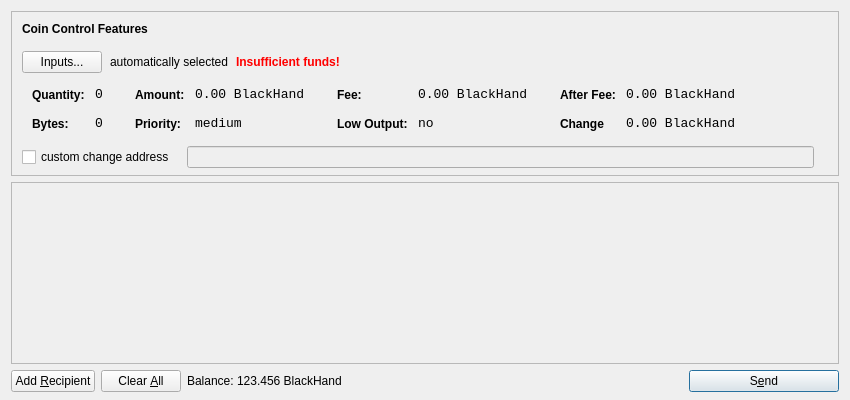
<?xml version="1.0" encoding="UTF-8"?>
<ui version="4.0">
 <class>SendCoinsDialog</class>
 <widget class="QDialog" name="SendCoinsDialog">
  <property name="geometry">
   <rect>
    <x>0</x>
    <y>0</y>
    <width>850</width>
    <height>400</height>
   </rect>
  </property>
  <property name="windowTitle">
   <string>Send Coins</string>
  </property>
  <layout class="QVBoxLayout" name="verticalLayout" stretch="0,1,0">
   <property name="bottomMargin">
    <number>8</number>
   </property>
   <item>
    <widget class="QFrame" name="frameCoinControl">
     <property name="sizePolicy">
      <sizepolicy hsizetype="Expanding" vsizetype="Expanding">
       <horstretch>0</horstretch>
       <verstretch>0</verstretch>
      </sizepolicy>
     </property>
     <property name="maximumSize">
      <size>
       <width>16777215</width>
       <height>16777215</height>
      </size>
     </property>
     <property name="frameShape">
      <enum>QFrame::StyledPanel</enum>
     </property>
     <property name="frameShadow">
      <enum>QFrame::Sunken</enum>
     </property>
     <layout class="QVBoxLayout" name="verticalLayoutCoinControl2">
      <property name="spacing">
       <number>-1</number>
      </property>
      <property name="leftMargin">
       <number>0</number>
      </property>
      <property name="topMargin">
       <number>0</number>
      </property>
      <property name="rightMargin">
       <number>0</number>
      </property>
      <property name="bottomMargin">
       <number>6</number>
      </property>
      <item>
       <layout class="QVBoxLayout" name="verticalLayoutCoinControl" stretch="0,0,0,0,1">
        <property name="spacing">
         <number>0</number>
        </property>
        <property name="leftMargin">
         <number>10</number>
        </property>
        <property name="topMargin">
         <number>10</number>
        </property>
        <item>
         <layout class="QHBoxLayout" name="horizontalLayoutCoinControl1">
          <property name="bottomMargin">
           <number>15</number>
          </property>
          <item>
           <widget class="QLabel" name="labelCoinControlFeatures">
            <property name="sizePolicy">
             <sizepolicy hsizetype="Preferred" vsizetype="Maximum">
              <horstretch>0</horstretch>
              <verstretch>0</verstretch>
             </sizepolicy>
            </property>
            <property name="font">
             <font>
              <weight>75</weight>
              <bold>true</bold>
             </font>
            </property>
            <property name="styleSheet">
             <string notr="true">font-weight:bold;</string>
            </property>
            <property name="text">
             <string>Coin Control Features</string>
            </property>
           </widget>
          </item>
         </layout>
        </item>
        <item>
         <layout class="QHBoxLayout" name="horizontalLayoutCoinControl2" stretch="0,0,0,0">
          <property name="spacing">
           <number>8</number>
          </property>
          <property name="bottomMargin">
           <number>10</number>
          </property>
          <item>
           <widget class="QPushButton" name="pushButtonCoinControl">
            <property name="styleSheet">
             <string notr="true"/>
            </property>
            <property name="text">
             <string>Inputs...</string>
            </property>
           </widget>
          </item>
          <item>
           <widget class="QLabel" name="labelCoinControlAutomaticallySelected">
            <property name="text">
             <string>automatically selected</string>
            </property>
            <property name="margin">
             <number>5</number>
            </property>
           </widget>
          </item>
          <item>
           <widget class="QLabel" name="labelCoinControlInsuffFunds">
            <property name="font">
             <font>
              <weight>75</weight>
              <bold>true</bold>
             </font>
            </property>
            <property name="styleSheet">
             <string notr="true">color:red;font-weight:bold;</string>
            </property>
            <property name="text">
             <string>Insufficient funds!</string>
            </property>
            <property name="margin">
             <number>5</number>
            </property>
           </widget>
          </item>
          <item>
           <spacer name="horizontalSpacerCoinControl">
            <property name="orientation">
             <enum>Qt::Horizontal</enum>
            </property>
            <property name="sizeHint" stdset="0">
             <size>
              <width>40</width>
              <height>1</height>
             </size>
            </property>
           </spacer>
          </item>
         </layout>
        </item>
        <item>
         <widget class="QWidget" name="widgetCoinControl" native="true">
          <property name="sizePolicy">
           <sizepolicy hsizetype="Preferred" vsizetype="Preferred">
            <horstretch>0</horstretch>
            <verstretch>0</verstretch>
           </sizepolicy>
          </property>
          <property name="minimumSize">
           <size>
            <width>0</width>
            <height>0</height>
           </size>
          </property>
          <property name="styleSheet">
           <string notr="true"/>
          </property>
          <layout class="QHBoxLayout" name="horizontalLayoutCoinControl5">
           <property name="margin">
            <number>0</number>
           </property>
           <item>
            <layout class="QHBoxLayout" name="horizontalLayoutCoinControl3" stretch="0,0,0,1">
             <property name="spacing">
              <number>20</number>
             </property>
             <property name="topMargin">
              <number>0</number>
             </property>
             <property name="bottomMargin">
              <number>10</number>
             </property>
             <item>
              <layout class="QFormLayout" name="formLayoutCoinControl1">
               <property name="horizontalSpacing">
                <number>10</number>
               </property>
               <property name="verticalSpacing">
                <number>14</number>
               </property>
               <property name="leftMargin">
                <number>10</number>
               </property>
               <property name="topMargin">
                <number>4</number>
               </property>
               <property name="rightMargin">
                <number>6</number>
               </property>
               <item row="0" column="0">
                <widget class="QLabel" name="labelCoinControlQuantityText">
                 <property name="styleSheet">
                  <string notr="true">font-weight:bold;</string>
                 </property>
                 <property name="text">
                  <string>Quantity:</string>
                 </property>
                 <property name="margin">
                  <number>0</number>
                 </property>
                </widget>
               </item>
               <item row="0" column="1">
                <widget class="QLabel" name="labelCoinControlQuantity">
                 <property name="font">
                  <font>
                   <family>Monospace</family>
                   <pointsize>10</pointsize>
                  </font>
                 </property>
                 <property name="cursor">
                  <cursorShape>IBeamCursor</cursorShape>
                 </property>
                 <property name="contextMenuPolicy">
                  <enum>Qt::ActionsContextMenu</enum>
                 </property>
                 <property name="text">
                  <string>0</string>
                 </property>
                 <property name="margin">
                  <number>0</number>
                 </property>
                 <property name="textInteractionFlags">
                  <set>Qt::LinksAccessibleByMouse|Qt::TextSelectableByKeyboard|Qt::TextSelectableByMouse</set>
                 </property>
                </widget>
               </item>
               <item row="1" column="0">
                <widget class="QLabel" name="labelCoinControlBytesText">
                 <property name="styleSheet">
                  <string notr="true">font-weight:bold;</string>
                 </property>
                 <property name="text">
                  <string>Bytes:</string>
                 </property>
                </widget>
               </item>
               <item row="1" column="1">
                <widget class="QLabel" name="labelCoinControlBytes">
                 <property name="font">
                  <font>
                   <family>Monospace</family>
                   <pointsize>10</pointsize>
                  </font>
                 </property>
                 <property name="cursor">
                  <cursorShape>IBeamCursor</cursorShape>
                 </property>
                 <property name="contextMenuPolicy">
                  <enum>Qt::ActionsContextMenu</enum>
                 </property>
                 <property name="text">
                  <string>0</string>
                 </property>
                 <property name="textInteractionFlags">
                  <set>Qt::LinksAccessibleByMouse|Qt::TextSelectableByKeyboard|Qt::TextSelectableByMouse</set>
                 </property>
                </widget>
               </item>
              </layout>
             </item>
             <item>
              <layout class="QFormLayout" name="formLayoutCoinControl2">
               <property name="horizontalSpacing">
                <number>10</number>
               </property>
               <property name="verticalSpacing">
                <number>14</number>
               </property>
               <property name="leftMargin">
                <number>6</number>
               </property>
               <property name="topMargin">
                <number>4</number>
               </property>
               <property name="rightMargin">
                <number>6</number>
               </property>
               <item row="0" column="0">
                <widget class="QLabel" name="labelCoinControlAmountText">
                 <property name="styleSheet">
                  <string notr="true">font-weight:bold;</string>
                 </property>
                 <property name="text">
                  <string>Amount:</string>
                 </property>
                 <property name="margin">
                  <number>0</number>
                 </property>
                </widget>
               </item>
               <item row="0" column="1">
                <widget class="QLabel" name="labelCoinControlAmount">
                 <property name="font">
                  <font>
                   <family>Monospace</family>
                   <pointsize>10</pointsize>
                  </font>
                 </property>
                 <property name="cursor">
                  <cursorShape>IBeamCursor</cursorShape>
                 </property>
                 <property name="contextMenuPolicy">
                  <enum>Qt::ActionsContextMenu</enum>
                 </property>
                 <property name="text">
                  <string>0.00 BlackHand</string>
                 </property>
                 <property name="textInteractionFlags">
                  <set>Qt::LinksAccessibleByMouse|Qt::TextSelectableByKeyboard|Qt::TextSelectableByMouse</set>
                 </property>
                </widget>
               </item>
               <item row="1" column="0">
                <widget class="QLabel" name="labelCoinControlPriorityText">
                 <property name="styleSheet">
                  <string notr="true">font-weight:bold;</string>
                 </property>
                 <property name="text">
                  <string>Priority:</string>
                 </property>
                </widget>
               </item>
               <item row="1" column="1">
                <widget class="QLabel" name="labelCoinControlPriority">
                 <property name="font">
                  <font>
                   <family>Monospace</family>
                   <pointsize>10</pointsize>
                  </font>
                 </property>
                 <property name="cursor">
                  <cursorShape>IBeamCursor</cursorShape>
                 </property>
                 <property name="contextMenuPolicy">
                  <enum>Qt::ActionsContextMenu</enum>
                 </property>
                 <property name="text">
                  <string>medium</string>
                 </property>
                 <property name="textInteractionFlags">
                  <set>Qt::LinksAccessibleByMouse|Qt::TextSelectableByKeyboard|Qt::TextSelectableByMouse</set>
                 </property>
                </widget>
               </item>
              </layout>
             </item>
             <item>
              <layout class="QFormLayout" name="formLayoutCoinControl3">
               <property name="horizontalSpacing">
                <number>10</number>
               </property>
               <property name="verticalSpacing">
                <number>14</number>
               </property>
               <property name="leftMargin">
                <number>6</number>
               </property>
               <property name="topMargin">
                <number>4</number>
               </property>
               <property name="rightMargin">
                <number>6</number>
               </property>
               <item row="0" column="0">
                <widget class="QLabel" name="labelCoinControlFeeText">
                 <property name="styleSheet">
                  <string notr="true">font-weight:bold;</string>
                 </property>
                 <property name="text">
                  <string>Fee:</string>
                 </property>
                 <property name="margin">
                  <number>0</number>
                 </property>
                </widget>
               </item>
               <item row="0" column="1">
                <widget class="QLabel" name="labelCoinControlFee">
                 <property name="font">
                  <font>
                   <family>Monospace</family>
                   <pointsize>10</pointsize>
                  </font>
                 </property>
                 <property name="cursor">
                  <cursorShape>IBeamCursor</cursorShape>
                 </property>
                 <property name="contextMenuPolicy">
                  <enum>Qt::ActionsContextMenu</enum>
                 </property>
                 <property name="text">
                  <string>0.00 BlackHand</string>
                 </property>
                 <property name="textInteractionFlags">
                  <set>Qt::LinksAccessibleByMouse|Qt::TextSelectableByKeyboard|Qt::TextSelectableByMouse</set>
                 </property>
                </widget>
               </item>
               <item row="1" column="0">
                <widget class="QLabel" name="labelCoinControlLowOutputText">
                 <property name="styleSheet">
                  <string notr="true">font-weight:bold;</string>
                 </property>
                 <property name="text">
                  <string>Low Output:</string>
                 </property>
                </widget>
               </item>
               <item row="1" column="1">
                <widget class="QLabel" name="labelCoinControlLowOutput">
                 <property name="font">
                  <font>
                   <family>Monospace</family>
                   <pointsize>10</pointsize>
                  </font>
                 </property>
                 <property name="cursor">
                  <cursorShape>IBeamCursor</cursorShape>
                 </property>
                 <property name="contextMenuPolicy">
                  <enum>Qt::ActionsContextMenu</enum>
                 </property>
                 <property name="text">
                  <string>no</string>
                 </property>
                 <property name="textInteractionFlags">
                  <set>Qt::LinksAccessibleByMouse|Qt::TextSelectableByKeyboard|Qt::TextSelectableByMouse</set>
                 </property>
                </widget>
               </item>
              </layout>
             </item>
             <item>
              <layout class="QFormLayout" name="formLayoutCoinControl4">
               <property name="horizontalSpacing">
                <number>10</number>
               </property>
               <property name="verticalSpacing">
                <number>14</number>
               </property>
               <property name="leftMargin">
                <number>6</number>
               </property>
               <property name="topMargin">
                <number>4</number>
               </property>
               <property name="rightMargin">
                <number>6</number>
               </property>
               <item row="0" column="0">
                <widget class="QLabel" name="labelCoinControlAfterFeeText">
                 <property name="styleSheet">
                  <string notr="true">font-weight:bold;</string>
                 </property>
                 <property name="text">
                  <string>After Fee:</string>
                 </property>
                 <property name="margin">
                  <number>0</number>
                 </property>
                </widget>
               </item>
               <item row="0" column="1">
                <widget class="QLabel" name="labelCoinControlAfterFee">
                 <property name="font">
                  <font>
                   <family>Monospace</family>
                   <pointsize>10</pointsize>
                  </font>
                 </property>
                 <property name="cursor">
                  <cursorShape>IBeamCursor</cursorShape>
                 </property>
                 <property name="contextMenuPolicy">
                  <enum>Qt::ActionsContextMenu</enum>
                 </property>
                 <property name="text">
                  <string>0.00 BlackHand</string>
                 </property>
                 <property name="textInteractionFlags">
                  <set>Qt::LinksAccessibleByMouse|Qt::TextSelectableByKeyboard|Qt::TextSelectableByMouse</set>
                 </property>
                </widget>
               </item>
               <item row="1" column="0">
                <widget class="QLabel" name="labelCoinControlChangeText">
                 <property name="styleSheet">
                  <string notr="true">font-weight:bold;</string>
                 </property>
                 <property name="text">
                  <string>Change</string>
                 </property>
                </widget>
               </item>
               <item row="1" column="1">
                <widget class="QLabel" name="labelCoinControlChange">
                 <property name="font">
                  <font>
                   <family>Monospace</family>
                   <pointsize>10</pointsize>
                  </font>
                 </property>
                 <property name="cursor">
                  <cursorShape>IBeamCursor</cursorShape>
                 </property>
                 <property name="contextMenuPolicy">
                  <enum>Qt::ActionsContextMenu</enum>
                 </property>
                 <property name="text">
                  <string>0.00 BlackHand</string>
                 </property>
                 <property name="textInteractionFlags">
                  <set>Qt::LinksAccessibleByMouse|Qt::TextSelectableByKeyboard|Qt::TextSelectableByMouse</set>
                 </property>
                </widget>
               </item>
              </layout>
             </item>
            </layout>
           </item>
          </layout>
         </widget>
        </item>
        <item>
         <layout class="QHBoxLayout" name="horizontalLayoutCoinControl4" stretch="0,0,0">
          <property name="spacing">
           <number>12</number>
          </property>
          <property name="sizeConstraint">
           <enum>QLayout::SetDefaultConstraint</enum>
          </property>
          <property name="topMargin">
           <number>5</number>
          </property>
          <property name="rightMargin">
           <number>5</number>
          </property>
          <item>
           <widget class="QCheckBox" name="checkBoxCoinControlChange">
            <property name="text">
             <string>custom change address</string>
            </property>
           </widget>
          </item>
          <item>
           <widget class="QLineEdit" name="lineEditCoinControlChange">
            <property name="enabled">
             <bool>false</bool>
            </property>
            <property name="sizePolicy">
             <sizepolicy hsizetype="Expanding" vsizetype="Fixed">
              <horstretch>0</horstretch>
              <verstretch>0</verstretch>
             </sizepolicy>
            </property>
           </widget>
          </item>
          <item>
           <widget class="QLabel" name="labelCoinControlChangeLabel">
            <property name="sizePolicy">
             <sizepolicy hsizetype="Preferred" vsizetype="Expanding">
              <horstretch>0</horstretch>
              <verstretch>0</verstretch>
             </sizepolicy>
            </property>
            <property name="minimumSize">
             <size>
              <width>0</width>
              <height>0</height>
             </size>
            </property>
            <property name="text">
             <string/>
            </property>
            <property name="margin">
             <number>3</number>
            </property>
           </widget>
          </item>
         </layout>
        </item>
        <item>
         <spacer name="verticalSpacerCoinControl">
          <property name="orientation">
           <enum>Qt::Vertical</enum>
          </property>
          <property name="sizeHint" stdset="0">
           <size>
            <width>800</width>
            <height>1</height>
           </size>
          </property>
         </spacer>
        </item>
       </layout>
      </item>
     </layout>
    </widget>
   </item>
   <item>
    <widget class="QScrollArea" name="scrollArea">
     <property name="widgetResizable">
      <bool>true</bool>
     </property>
     <widget class="QWidget" name="scrollAreaWidgetContents">
      <property name="geometry">
       <rect>
        <x>0</x>
        <y>0</y>
        <width>830</width>
        <height>165</height>
       </rect>
      </property>
      <layout class="QVBoxLayout" name="verticalLayout_2">
       <property name="margin">
        <number>0</number>
       </property>
       <item>
        <layout class="QVBoxLayout" name="entries">
         <property name="spacing">
          <number>6</number>
         </property>
        </layout>
       </item>
       <item>
        <spacer name="verticalSpacer">
         <property name="orientation">
          <enum>Qt::Vertical</enum>
         </property>
         <property name="sizeHint" stdset="0">
          <size>
           <width>20</width>
           <height>40</height>
          </size>
         </property>
        </spacer>
       </item>
      </layout>
     </widget>
    </widget>
   </item>
   <item>
    <layout class="QHBoxLayout" name="horizontalLayout">
     <item>
      <widget class="QPushButton" name="addButton">
       <property name="toolTip">
        <string>Send to multiple recipients at once</string>
       </property>
       <property name="text">
        <string>Add &amp;Recipient</string>
       </property>
       <property name="icon">
        <iconset resource="../bitcoin.qrc">
         <normaloff>:/icons/add</normaloff>:/icons/add</iconset>
       </property>
       <property name="autoDefault">
        <bool>false</bool>
       </property>
      </widget>
     </item>
     <item>
      <widget class="QPushButton" name="clearButton">
       <property name="sizePolicy">
        <sizepolicy hsizetype="Minimum" vsizetype="Fixed">
         <horstretch>0</horstretch>
         <verstretch>0</verstretch>
        </sizepolicy>
       </property>
       <property name="toolTip">
        <string>Remove all transaction fields</string>
       </property>
       <property name="text">
        <string>Clear &amp;All</string>
       </property>
       <property name="icon">
        <iconset resource="../bitcoin.qrc">
         <normaloff>:/icons/remove</normaloff>:/icons/remove</iconset>
       </property>
       <property name="autoRepeatDelay">
        <number>300</number>
       </property>
       <property name="autoDefault">
        <bool>false</bool>
       </property>
      </widget>
     </item>
     <item>
      <layout class="QHBoxLayout" name="horizontalLayout_2">
       <property name="spacing">
        <number>3</number>
       </property>
       <item>
        <widget class="QLabel" name="label">
         <property name="sizePolicy">
          <sizepolicy hsizetype="Preferred" vsizetype="Fixed">
           <horstretch>0</horstretch>
           <verstretch>0</verstretch>
          </sizepolicy>
         </property>
         <property name="text">
          <string>Balance:</string>
         </property>
        </widget>
       </item>
       <item>
        <widget class="QLabel" name="labelBalance">
         <property name="sizePolicy">
          <sizepolicy hsizetype="Preferred" vsizetype="Fixed">
           <horstretch>0</horstretch>
           <verstretch>0</verstretch>
          </sizepolicy>
         </property>
         <property name="cursor">
          <cursorShape>IBeamCursor</cursorShape>
         </property>
         <property name="text">
          <string>123.456 BlackHand</string>
         </property>
         <property name="textInteractionFlags">
          <set>Qt::LinksAccessibleByMouse|Qt::TextSelectableByKeyboard|Qt::TextSelectableByMouse</set>
         </property>
        </widget>
       </item>
      </layout>
     </item>
     <item>
      <spacer name="horizontalSpacer">
       <property name="orientation">
        <enum>Qt::Horizontal</enum>
       </property>
       <property name="sizeHint" stdset="0">
        <size>
         <width>40</width>
         <height>20</height>
        </size>
       </property>
      </spacer>
     </item>
     <item>
      <widget class="QPushButton" name="sendButton">
       <property name="minimumSize">
        <size>
         <width>150</width>
         <height>0</height>
        </size>
       </property>
       <property name="toolTip">
        <string>Confirm the send action</string>
       </property>
       <property name="text">
        <string>S&amp;end</string>
       </property>
       <property name="icon">
        <iconset resource="../bitcoin.qrc">
         <normaloff>:/icons/send</normaloff>:/icons/send</iconset>
       </property>
       <property name="default">
        <bool>true</bool>
       </property>
      </widget>
     </item>
    </layout>
   </item>
  </layout>
 </widget>
 <resources>
  <include location="../bitcoin.qrc"/>
 </resources>
 <connections/>
</ui>
